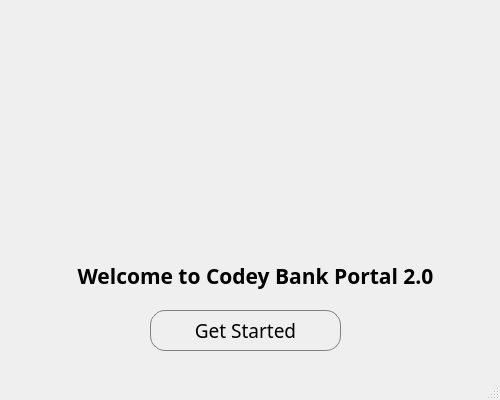
<?xml version="1.0" encoding="UTF-8"?>
<ui version="4.0">
 <class>splashScreen</class>
 <widget class="QMainWindow" name="splashScreen">
  <property name="geometry">
   <rect>
    <x>0</x>
    <y>0</y>
    <width>500</width>
    <height>400</height>
   </rect>
  </property>
  <property name="minimumSize">
   <size>
    <width>500</width>
    <height>400</height>
   </size>
  </property>
  <property name="maximumSize">
   <size>
    <width>500</width>
    <height>400</height>
   </size>
  </property>
  <property name="windowTitle">
   <string>MainWindow</string>
  </property>
  <widget class="QWidget" name="centralwidget">
   <widget class="QPushButton" name="getStartedButton">
    <property name="geometry">
     <rect>
      <x>150</x>
      <y>310</y>
      <width>191</width>
      <height>41</height>
     </rect>
    </property>
    <property name="font">
     <font>
      <family>SF Mono</family>
      <pointsize>14</pointsize>
     </font>
    </property>
    <property name="styleSheet">
     <string notr="true">QPushButton{
	border: 1px solid gray;
	border-radius: 15px;
}

QPushButton:hover {
    border: 1px solid white;
}</string>
    </property>
    <property name="text">
     <string>Get Started</string>
    </property>
   </widget>
   <widget class="QLabel" name="creditCardImage">
    <property name="geometry">
     <rect>
      <x>90</x>
      <y>10</y>
      <width>321</width>
      <height>241</height>
     </rect>
    </property>
    <property name="text">
     <string/>
    </property>
    <property name="pixmap">
     <pixmap>../Icons/Credit_Card_v2.png</pixmap>
    </property>
    <property name="scaledContents">
     <bool>false</bool>
    </property>
   </widget>
   <widget class="QLabel" name="welcomeText">
    <property name="geometry">
     <rect>
      <x>-10</x>
      <y>240</y>
      <width>531</width>
      <height>71</height>
     </rect>
    </property>
    <property name="font">
     <font>
      <family>SF Mono</family>
      <pointsize>16</pointsize>
      <weight>75</weight>
      <italic>false</italic>
      <bold>true</bold>
      <kerning>true</kerning>
     </font>
    </property>
    <property name="text">
     <string>Welcome to Codey Bank Portal 2.0</string>
    </property>
    <property name="alignment">
     <set>Qt::AlignCenter</set>
    </property>
   </widget>
  </widget>
  <widget class="QStatusBar" name="statusbar"/>
 </widget>
 <resources/>
 <connections/>
</ui>
